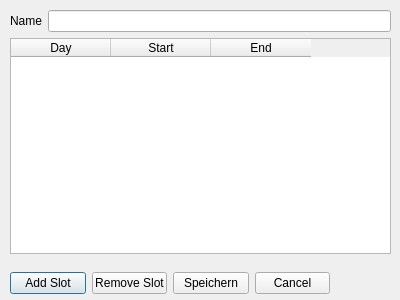
<?xml version="1.0" encoding="UTF-8"?>
<ui version="4.0">
 <class>Dialog</class>
 <widget class="QDialog" name="Dialog">
  <property name="geometry">
   <rect>
    <x>0</x>
    <y>0</y>
    <width>400</width>
    <height>300</height>
   </rect>
  </property>
  <property name="windowTitle">
   <string>Dialog</string>
  </property>
  <widget class="QWidget" name="layoutWidget">
   <property name="geometry">
    <rect>
     <x>10</x>
     <y>270</y>
     <width>320</width>
     <height>26</height>
    </rect>
   </property>
   <layout class="QHBoxLayout" name="horizontalLayout_2">
    <item>
     <widget class="QPushButton" name="buttonAddSlot">
      <property name="text">
       <string>Add Slot</string>
      </property>
     </widget>
    </item>
    <item>
     <widget class="QPushButton" name="buttonRemoveSlot">
      <property name="text">
       <string>Remove Slot</string>
      </property>
     </widget>
    </item>
    <item>
     <widget class="QPushButton" name="buttonOk">
      <property name="text">
       <string>Speichern</string>
      </property>
     </widget>
    </item>
    <item>
     <widget class="QPushButton" name="buttonCancel">
      <property name="text">
       <string>Cancel</string>
      </property>
     </widget>
    </item>
   </layout>
  </widget>
  <widget class="QWidget" name="layoutWidget">
   <property name="geometry">
    <rect>
     <x>10</x>
     <y>10</y>
     <width>381</width>
     <height>244</height>
    </rect>
   </property>
   <layout class="QVBoxLayout" name="verticalLayout">
    <item>
     <layout class="QFormLayout" name="formLayout">
      <item row="0" column="0">
       <widget class="QLabel" name="teacherNameLabel">
        <property name="text">
         <string>Name</string>
        </property>
       </widget>
      </item>
      <item row="0" column="1">
       <widget class="QLineEdit" name="teacherNameLineEdit"/>
      </item>
     </layout>
    </item>
    <item>
     <widget class="QTableWidget" name="tableAvailability">
      <property name="sortingEnabled">
       <bool>true</bool>
      </property>
      <property name="rowCount">
       <number>0</number>
      </property>
      <property name="columnCount">
       <number>3</number>
      </property>
      <column>
       <property name="text">
        <string>Day</string>
       </property>
      </column>
      <column>
       <property name="text">
        <string>Start</string>
       </property>
      </column>
      <column>
       <property name="text">
        <string>End</string>
       </property>
      </column>
     </widget>
    </item>
   </layout>
  </widget>
 </widget>
 <resources/>
 <connections/>
</ui>
